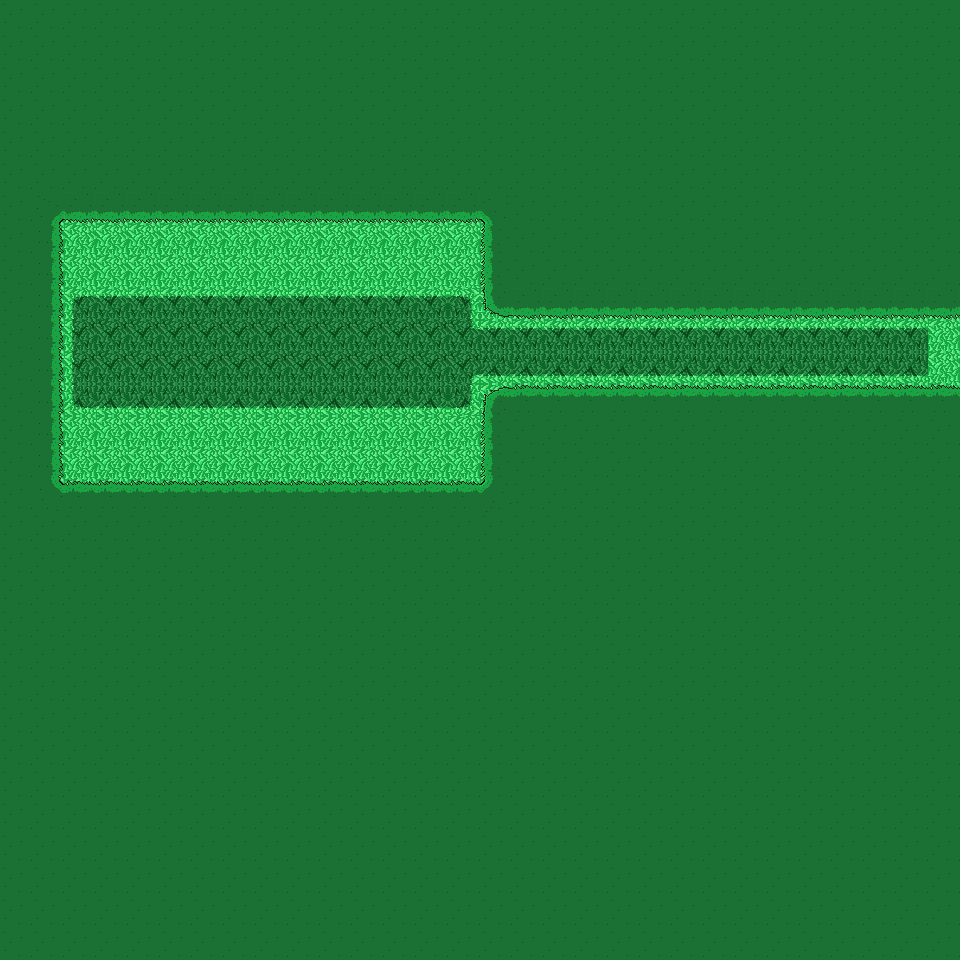

Rendered tile map (Tiled .tmx) drawn with the repository's tilesets; below, a short description and the map source with its tile grids summarised:
An orthogonal 30x30 tile map with 32x32 px tiles, 2 tile layers (Background, Foreground) and 6 objects (TriggerWarp, Penguin, MexicanRaccoon, TriggerCutScene, Indication, ...).

<map version="1.0" orientation="orthogonal" width="30" height="30" tilewidth="32" tileheight="32">
 <tileset firstgid="1" source="Jungle.tsx" />
 <layer name="Background" width="30" height="30">
  <data>[900 cells, 900 non-empty, 11 distinct tile ids]</data>
 </layer>
 <layer name="Foreground" width="30" height="30">
  <data>[900 cells, 766 non-empty, 11 distinct tile ids]</data>
 </layer>
 <objectgroup name="Objects" width="30" height="30">
  <object name="TriggerWarpTuto2Left" type="TriggerWarp" x="581" y="292" width="55" height="125">
   <properties>
    <property name="respawn" value="left" />
    <property name="url" value="Maps/Tuto2.json" />
   </properties>
  </object>
  <object name="Penguin0" type="Penguin" x="451" y="336" width="32" height="32" />
  <object name="MexicanRaccoon" type="MexicanRaccoon" x="260" y="433" width="86" height="27">
   <properties>
    <property name="url" value="mexicanRaccoon_tuto1" />
   </properties>
  </object>
  <object name="TriggerCutSceneThrowable" type="TriggerCutScene" x="132" y="225" width="66" height="255">
   <properties>
    <property name="url" value="CutScenes/tuto1_cutscene1" />
   </properties>
  </object>
  <object type="Indication" x="215" y="159" width="42" height="28">
   <properties>
    <property name="type" value="shoot" />
   </properties>
  </object>
 </objectgroup>
 <objectgroup name="RespawnPoints" width="30" height="30">
  <object name="RespawnPointLeftTuto1" type="RespawnPoint" x="71" y="320" width="33" height="64">
   <properties>
    <property name="location" value="left" />
   </properties>
  </object>
 </objectgroup>
 <objectgroup name="DisabledObjects" width="30" height="30" />
</map>
